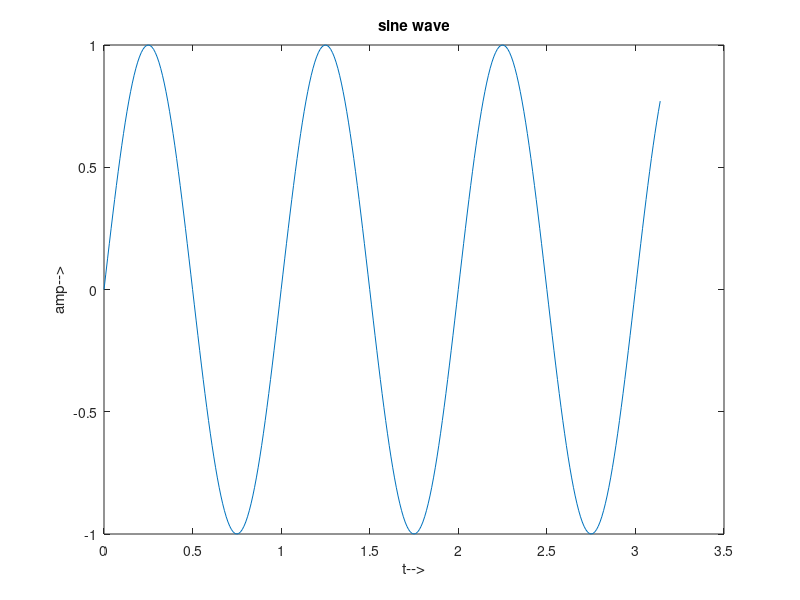

The MATLAB script that drew this image:
close all;
clear all;
disp('Generation of signal')
c=menu('generation of signal','sine wave','cosine wave','exponential signal','unit impulse','unit step','unit ramp');
switch(c)
    
    case 1
        t=0:0.01:pi;
        a=sin(2*pi*t);
        plot(t,a);
        xlabel('t-->');
        ylabel('amp-->');
        title('sine wave');
        
    case 2
        t=0:0.01:pi;
        a=cos(2*pi*t);
        plot(t,a);
        xlabel('t-->');
        ylabel('amp-->');
        title('cosine wave');
        
    case 3 
        t=0:10;
        x=input('Enter the Value');
        a=exp(-x*t);
        plot(t,a);
        xlabel('t-->');
        ylabel('amp-->');
        title('exponential wave');
        
    case 4
        t=-5:5
        a=[zeros(1,5),ones(1,1),zeros(1,5)];
        stem(t,a);
        xlabel('t-->');
        ylabel('amp-->');
        title('unit impulse');
        
    case 5 
        t=-5:5
        a=[zeros(1,5),ones(1,6)];
        stem(t,a);
        xlabel('t-->');
        ylabel('amp-->');
        title('unit step');
        
    case 6 
        t=0:5;
        plot(t,t);
        xlabel('t-->');
        ylabel('amp-->');
        title('unit ramp');
        
end
        
        
